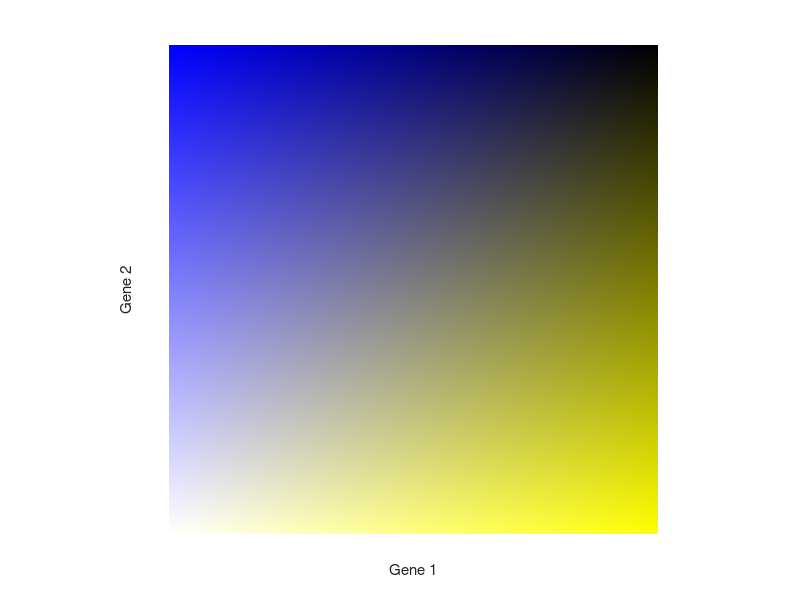

MATLAB code for this plot:
rows = 500;
cols = 500;
image=zeros(rows, cols,3); %initialize
for row=1:rows
    for col=1:cols
        y = 1-(row-1)/(rows-1);
        b = 1-(col-1)/(cols-1);
        image(row, col, :) = [y y b];
    end
end
h=figure;
imshow(image)
set(gca, 'YDir', 'normal')
xlabel('Gene 1');
ylabel('Gene 2');
%set(gca, 'XTick', [0:10:500]);